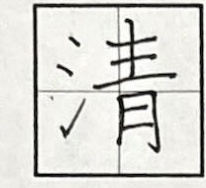
#> input picture handwriting-eval-api/improved_char_清.jpg, 206 x 188 px
$ python test.py 'improved_char_清.jpg' 'improved_char_炎.jpg'
#> lines starting #> are read from the running program, lines starting #| are printed output that depends on the picture; after the words box and inside, x2 and y2 are one past the last pixel; in counts of white or black regions, pixels touching at a corner belong together
"""
handwriting_eval_all.py
=======================
お手本画像とユーザ画像を比較し、4 軸（形・黒・白・場）を 0–100 点で評価
-------------------------------------------------------------
pip install opencv-python numpy

使い方:
    python handwriting_eval_all.py ref.jpg user.jpg [-s 256] [--dbg]

出力:
    {
      "形":  93.2,
      "黒":  88.4,
      "白":  82.1,
      "場":  93.0,
      "total": 89.7
    }
"""

import cv2
import numpy as np
import argparse
from pathlib import Path

# ======= 重みパラメータ (0–1 の合計=1) =======
SHAPE_W  = 0.30
BLACK_W  = 0.20
WHITE_W  = 0.30
CENTER_W = 0.20
# -------------------------------------------

# ======= Hough 検出パラメータ =======
HOUGH_MINLEN = 70
HOUGH_THRESH = 50
# -----------------------------------

# ------------------------------------------------------------------
# 台形補正
# ------------------------------------------------------------------
def perspective_correct(img_gray, size=256, dbg=False):
#> called with size = 256, dbg = False
    blur  = cv2.GaussianBlur(img_gray, (5, 5), 0)
    edges = cv2.Canny(blur, 50, 150, apertureSize=3)
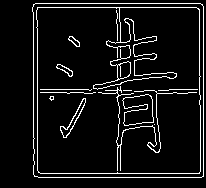
#> edges: shape (188, 206); 7.4% white in thin lines or dots, all inside (x1, y1, x2, y2) = (32, 3, 204, 178)

    lines = cv2.HoughLinesP(edges, 1, np.pi / 180,
                            threshold=HOUGH_THRESH,
                            minLineLength=HOUGH_MINLEN,
                            maxLineGap=10)
#> lines = [[33, 173, 203, 173], [203, 176, 203, 6], [38, 177, 201, 177], [32, 7, 196, 7], [35, 3, 200, 3], [33, 174, 33, 4], [37, 176, 37, 8], [199, 104, 199, 9], [117, 101, 117, 13], [120, 95, 120, 22], [200, 171, 200, 95]]
    if lines is None:
        raise ValueError("枠線が検出できません")

    h_lines, v_lines = [], []
    for x1, y1, x2, y2 in lines[:, 0]:
        if abs(y2 - y1) < abs(x2 - x1) * 0.2:      # 水平
            h_lines.append((y1 + y2) / 2)
        elif abs(x2 - x1) < abs(y2 - y1) * 0.2:    # 垂直
            v_lines.append((x1 + x2) / 2)
#> this loop made 11 passes
#> after the loop, h_lines = [173, 177, 7, 3]; v_lines = [203, 33, 37, 199, 117, 120, 200]

    if len(h_lines) < 2 or len(v_lines) < 2:
        raise ValueError("水平/垂直線が不足")

    quad = np.array([[min(v_lines), min(h_lines)],
                     [max(v_lines), min(h_lines)],
                     [max(v_lines), max(h_lines)],
                     [min(v_lines), max(h_lines)]],
                    dtype="float32")
#> quad = [[33, 3], [203, 3], [203, 177], [33, 177]]
    dst  = np.array([[0, 0],
                     [size-1, 0],
                     [size-1, size-1],
                     [0, size-1]], dtype="float32")

    M = cv2.getPerspectiveTransform(quad, dst)
#> M = [[1.5, -8.42e-18, -49.5], [8.75e-18, 1.47, -4.4], [1.74e-19, 1.6e-19, 1]]
    warped = cv2.warpPerspective(img_gray, M, (size, size))

    if dbg:
        cv2.imshow("edges", edges)
        cv2.imshow("warped", warped)
        cv2.waitKey(0); cv2.destroyAllWindows()

    return warped

# ------------------------------------------------------------------
# 基本ユーティリティ
# ------------------------------------------------------------------
def binarize(img_gray):
    _, bw = cv2.threshold(img_gray, 0, 255,
                          cv2.THRESH_BINARY_INV + cv2.THRESH_OTSU)
#> bw: shape (256, 256); 16.2% white; 13 white regions (9 under 20 px), largest, box (x1, y1, x2, y2) and area: (0, 0, 256, 256) 9910, (40, 141, 78, 198) 365, (35, 89, 60, 107) 161, (53, 49, 71, 64) 120
    return (bw > 0).astype(np.uint8)
#> call 2 of preprocess, with size = 256, dbg = False
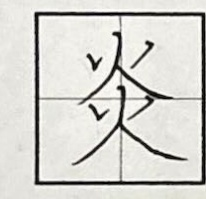
#> input picture handwriting-eval-api/improved_char_炎.jpg, 206 x 199 px

def preprocess(path: Path, size: int, dbg=False):
    img = cv2.imread(str(path), cv2.IMREAD_GRAYSCALE)
    if img is None:
        raise FileNotFoundError(path)
    try:
        img = perspective_correct(img, size=size, dbg=dbg)
#> call 2 of perspective_correct, with size = 256, dbg = False
#> in perspective_correct (call 2), `edges = cv2.Canny(blur, 50, 150, apertureSize=3)`:
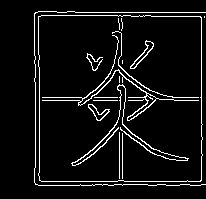
#> edges: shape (199, 206); 6.6% white in thin lines or dots, all inside (x1, y1, x2, y2) = (34, 11, 206, 186)
#> in perspective_correct (call 2), `lines = cv2.HoughLinesP(edges, 1, np.pi / 180, threshold=HOUGH_THRESH,..`: lines = [[201, 184, 201, 12], [34, 181, 200, 181], [35, 100, 155, 100], [57, 12, 205, 12], [39, 185, 39, 55], [35, 97, 155, 97], [38, 185, 122, 185], [34, 15, 150, 15], [35, 167, 35, 56], [107, 184, 200, 185], [118, 16, 204, 16], [82, 98, 154, 154]]
#> the loop in perspective_correct (call 2), `for x1, y1, x2, y2 in lines[:, 0]:` made 12 passes
#> after the loop in perspective_correct (call 2), `for x1, y1, x2, y2 in lines[:, 0]:`: h_lines = [181, 100, 12, 97, 185, 15, 184.5, 16]; v_lines = [201, 39, 35]
#> in perspective_correct (call 2), `quad = np.array([[min(v_lines), min(h_lines)], [max(v_lines), min(h_li..`: quad = [[35, 12], [201, 12], [201, 185], [35, 185]]
#> in perspective_correct (call 2), `M = cv2.getPerspectiveTransform(quad, dst)`: M = [[1.54, 4.7e-17, -53.77], [1.77e-17, 1.47, -17.69], [-1.68e-19, 0, 1]]
#> in perspective_correct (call 2), `warped = cv2.warpPerspective(img_gray, M, (size, size))`:
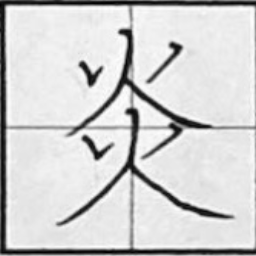
#> warped: shape (256, 256); min 1, max 255, mean 208.6
    except ValueError:
        img = cv2.resize(img, (size, size),
                         interpolation=cv2.INTER_AREA)
    return img, binarize(img)
#> in binarize (call 2), `_, bw = cv2.threshold(img_gray, 0, 255, cv2.THRESH_BINARY_INV + cv2.TH..`:
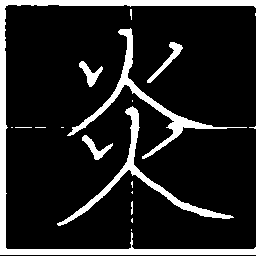
#> bw: shape (256, 256); 13.6% white; 19 white regions (12 under 20 px), largest, box (x1, y1, x2, y2) and area: (0, 0, 256, 255) 4522, (67, 28, 247, 159) 1842, (57, 106, 234, 226) 1629

# ------------------------------------------------------------------
# 形（IoU）
# ------------------------------------------------------------------
def shape_score(mask_ref, mask_user):
    union  = np.logical_or(mask_ref, mask_user).sum()
#> union = 14608
    inter  = np.logical_and(mask_ref, mask_user).sum()
#> inter = 4893
    if union == 0:  # 万一空
        return 0.0
    iou = inter / union      # 0–1
#> iou = 0.335
    return iou               # 高いほど◎

# ------------------------------------------------------------------
# 黒（線幅ばらつき差）
# ------------------------------------------------------------------
def stroke_cv(mask):
    # 距離変換で各点の半径を推定 -> 線幅=半径*2
    dist = cv2.distanceTransform(mask.astype(np.uint8), cv2.DIST_L2, 5)
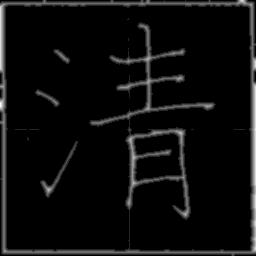
#> dist: shape (256, 256) float32; min 0, max 7, mean 0.353; drawn with min black and max white
    widths = dist[mask > 0] * 2
#> widths = 10607 values, max 14 at index 4220, min 2 at index 0, mean 4.36
    widths = widths[widths > 0.5]          # 端の0を除外
    if len(widths) < 20:                   # 点が少なすぎ
        return None
    return widths.std() / widths.mean()    # 変動係数 (CV)

def black_score(cv_ref, cv_user):
    if cv_ref is None or cv_user is None:
        return 0.0
    sigma = cv_ref * 0.5 + 1e-6
    return np.exp(-((cv_user - cv_ref) ** 2) / (2 * sigma ** 2))

# ------------------------------------------------------------------
# 白（黒画素割合差） & 場（重心）
# ------------------------------------------------------------------
def black_ratio(mask):
    return mask.mean()   # 0–1

def white_score(r_ref, r_user):
    sigma = r_ref * 0.5 + 1e-6
    return np.exp(-((r_user - r_ref) ** 2) / (2 * sigma ** 2))

def center_score(mask):
    h, w = mask.shape
    ys, xs = np.nonzero(mask)
    if len(xs) == 0:
        return 0.0
    cy, cx = ys.mean(), xs.mean()
    dist = np.hypot((cx - w/2)/(w/2),
                    (cy - h/2)/(h/2))
    return 1.0 - min(dist, 1.0)

# ------------------------------------------------------------------
# メイン評価
# ------------------------------------------------------------------
def evaluate(ref_img, ref_mask, user_img, user_mask):
    # 形
    s_score = shape_score(ref_mask, user_mask)

    # 黒
    cv_ref  = stroke_cv(ref_mask)
#> cv_ref = 0.525
    cv_user = stroke_cv(user_mask)
#> in stroke_cv (call 2), `dist = cv2.distanceTransform(mask.astype(np.uint8), cv2.DIST_L2, 5)`:
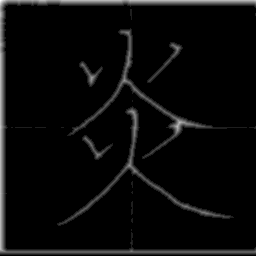
#> dist: shape (256, 256) float32; min 0, max 8.4, mean 0.333; drawn with min black and max white
#> in stroke_cv (call 2), `widths = dist[mask > 0] * 2`: widths = 8894 values, max 16.8 at index 0, min 2 at index 1032, mean 4.91
#> cv_user = 0.573
    b_score = black_score(cv_ref, cv_user)
#> in black_score, `sigma = cv_ref * 0.5 + 1e-6`: sigma = 0.263
#> b_score = 0.984

    # 白
    r_ref  = black_ratio(ref_mask)
#> r_ref = 0.162
    r_user = black_ratio(user_mask)
#> r_user = 0.136
    w_score = white_score(r_ref, r_user)
#> in white_score, `sigma = r_ref * 0.5 + 1e-6`: sigma = 0.0809
#> w_score = 0.949

    # 場
    c_score = center_score(user_mask)
#> in center_score, `ys, xs = np.nonzero(mask)`: ys = 8894 values from 0 to 254; xs = 8894 values, max 255 at index 255, min 0 at index 0, mean 112.7
#> in center_score, `cy, cx = ys.mean(), xs.mean()`: cy = 129.6; cx = 112.7
#> in center_score, `dist = np.hypot((cx - w/2)/(w/2), (cy - h/2)/(h/2))`: dist = 0.121
#> c_score = 0.879

    # 総合
    total = (SHAPE_W  * s_score +
             BLACK_W  * b_score +
             WHITE_W  * w_score +
             CENTER_W * c_score)
#> total = 0.758

    return {
        "形":   round(s_score * 100, 1),
        "黒":   round(b_score * 100, 1),
        "白":   round(w_score * 100, 1),
        "場":   round(c_score * 100, 1),
        "total": round(total * 100, 1)
    }

# ------------------------------------------------------------------
# CLI
# ------------------------------------------------------------------
if __name__ == "__main__":
    ap = argparse.ArgumentParser()
    ap.add_argument("reference", type=Path, help="お手本画像")
    ap.add_argument("target",    type=Path, help="判定対象画像")
    ap.add_argument("-s", "--size", type=int, default=256,
                    help="正方リサイズpx")
    ap.add_argument("--dbg", action="store_true",
                    help="デバッグ表示オン")
    args = ap.parse_args()

    ref_img,  ref_mask  = preprocess(args.reference, args.size, args.dbg)
    user_img, user_mask = preprocess(args.target,    args.size, args.dbg)

    scores = evaluate(ref_img, ref_mask, user_img, user_mask)
#> scores = {'形': 33.5, '黒': 98.4, '白': 94.9, '場': 87.9, 'total': 75.8}
    print(scores)
#| {'形': 33.5, '黒': 98.4, '白': 94.9, '場': 87.9, 'total': 75.8}
